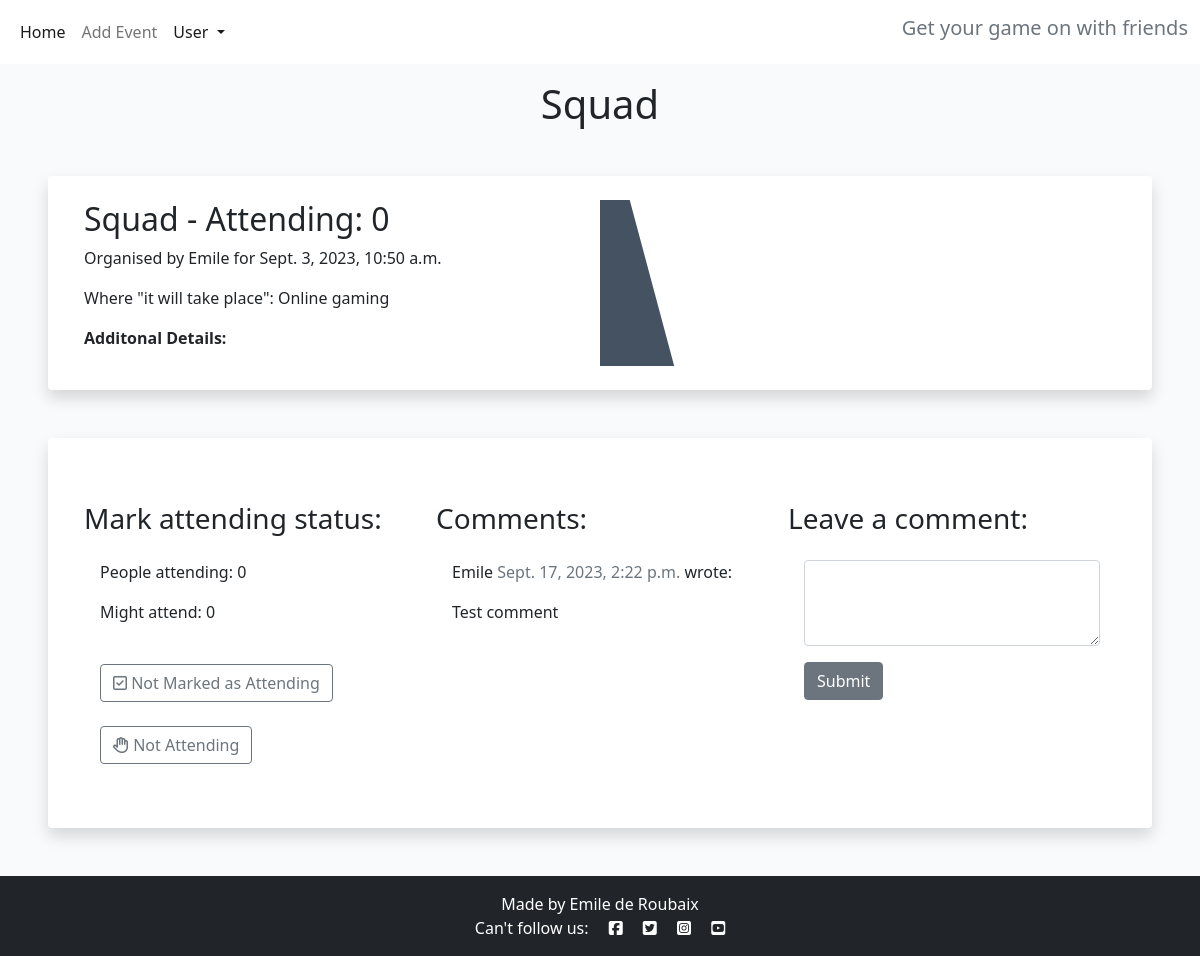
Before: /booking-details/5 (signed in) with the older database file.
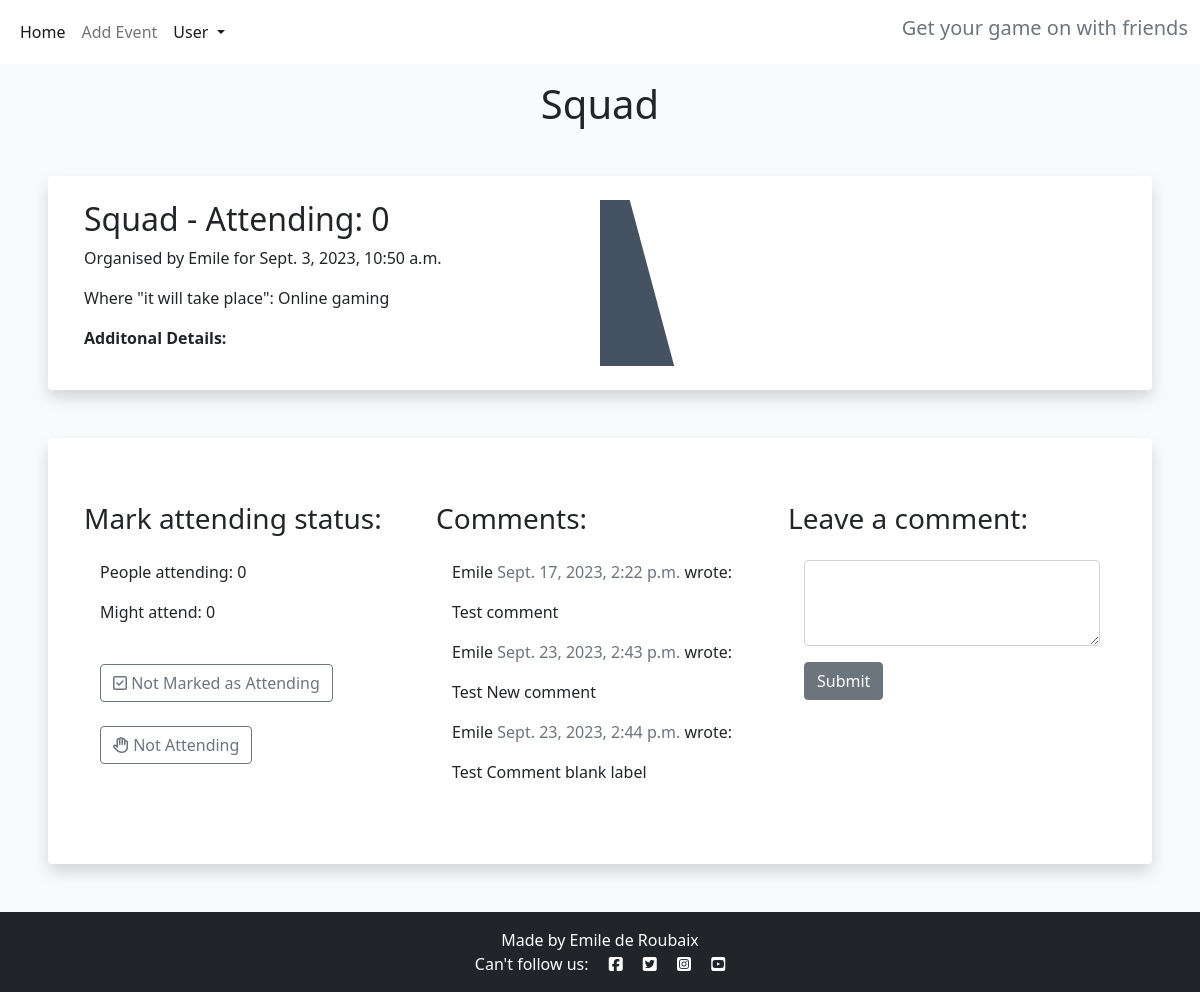
After: the same page with the newer database file.
### game_dates/models.py (models this page shows, shortened)
class Comment(models.Model):
    post = models.ForeignKey(Appointment, on_delete=models.CASCADE,
                             related_name="comments")
    name = models.CharField(max_length=80)
    email = models.EmailField(blank=True)
    body = models.TextField()
    created_on = models.DateTimeField(auto_now_add=True)
    approved = models.BooleanField(default=True)
    class Meta:
        ordering = ["created_on"]

### game_dates/views.py (the view)
# urls.py: path('booking-details/<booking_id>', views.bookingDetails, name='bookingDetails'),
def bookingDetails(request, booking_id):
    booking = Appointment.objects.get(pk=booking_id)
    comments = booking.comments.filter(approved=True).order_by('created_on')
    attending = booking.number_of_attendees()
    tentative = booking.number_of_tentative()
    new_comment = None
    if request.method == 'POST':
        comment_form = CommentForm(data=request.POST)
        if comment_form.is_valid():
            new_comment = comment_form.save(commit=False)
            new_comment.name = request.user
            new_comment.post = Appointment.objects.get(id=booking_id)
            new_comment.save()
    else:
        comment_form = CommentForm()
    return render(request, 'bookingDetails.html', {
        'booking': booking,
        'comments': comments,
        'comment_form': comment_form,
        'attending': attending,
        'tentative': tentative,
        })

### game_dates/forms.py
class CommentForm(forms.ModelForm):
    class Meta:
        model = Comment
        fields = ('body',)
        widgets = {
            'body': forms.Textarea(attrs={'class': 'form-control', 'rows': '3'}),
        }
        labels = {
            'body': ''
        }

### game_dates/models.py (called while the page is built)
    def number_of_attendees(self):
        return self.attending.count()

    def number_of_tentative(self):
        return self.tentative.count()

### game_dates/templates/bookingDetails.html (shortened to what the changed rows need)
{% extends "base.html" %}
{% block content %}
{% if user.is_authenticated %}
<h1 class="text-center  mt-3">{{ booking.description }}</h1>
<div class="shadow p-4 mb-5 bg-body bg-body rounded text-black  m-5 ">
    <div class="">
        <div class="container">
            <div class="row g-0">
                <div class="col-md-6 ">
                    <h2 class="">{{ booking.description }} - Attending: {{ attending }}</h2>
                </div>
            </div>
        </div>
    </div>
</div>
<div class="shadow p-4 mb-5 bg-body bg-body rounded text-black  m-5 ">
    <div class="container">
        <div class="row">
            <div class="col-md-4 card mb-4  mt-3 ">
                <div class="card-body">
                    {% for comment in comments %}
                    <div class="comments">
                        <p class="font-weight-bold">
                            {{ comment.name }}
                            <span class=" text-muted font-weight-normal">
                                {{ comment.created_on }}
                            </span> wrote:
                        </p>
                        {{  comment.body | linebreaks }}
                    </div>
                    {% endfor %}
                </div>
            </div>
        </div>
    </div>
</div>
{% else %}
<div class="shadow p-4 mb-5 bg-body bg-body rounded text-black  m-5 ">
    <h1 class="p-2  me-3">You Are Not Signed in!</h1>
    <a href="{% url 'register' %}" class="btn btn-primary shadow text-center">Sign in</a>
</div>
{% endif %}
{% endblock %}

Changed rows visible on the page:
added Comment: name "Emile", created_on "Sept. 23, 2023, 2:43 p.m.", body "Test New comment"
added Comment: name "Emile", created_on "Sept. 23, 2023, 2:44 p.m.", body "Test Comment blank label"
